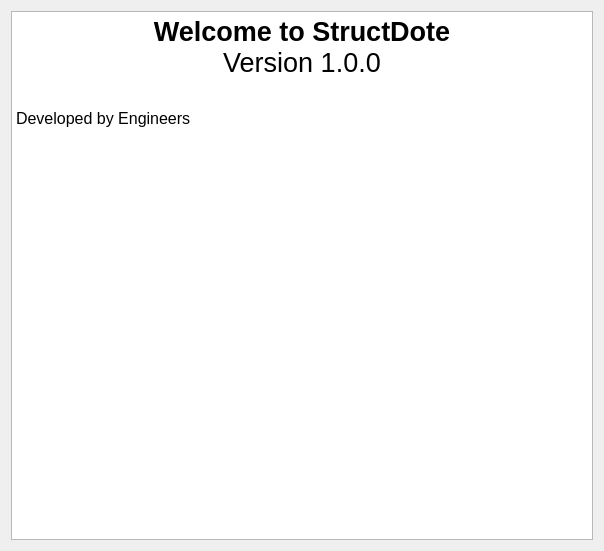
<?xml version="1.0" encoding="UTF-8"?>
<ui version="4.0">
 <class>Form</class>
 <widget class="QWidget" name="Form">
  <property name="geometry">
   <rect>
    <x>0</x>
    <y>0</y>
    <width>604</width>
    <height>551</height>
   </rect>
  </property>
  <property name="windowTitle">
   <string>Form</string>
  </property>
  <layout class="QGridLayout" name="gridLayout">
   <item row="0" column="0">
    <widget class="QTextBrowser" name="textBrowser">
     <property name="html">
      <string>&lt;!DOCTYPE HTML PUBLIC &quot;-//W3C//DTD HTML 4.0//EN&quot; &quot;http://www.w3.org/TR/REC-html40/strict.dtd&quot;&gt;
&lt;html&gt;&lt;head&gt;&lt;meta name=&quot;qrichtext&quot; content=&quot;1&quot; /&gt;&lt;style type=&quot;text/css&quot;&gt;
p, li { white-space: pre-wrap; }
&lt;/style&gt;&lt;/head&gt;&lt;body style=&quot; font-family:'DejaVu Sans'; font-size:12pt; font-weight:400; font-style:normal;&quot;&gt;
&lt;p align=&quot;center&quot; style=&quot; margin-top:0px; margin-bottom:0px; margin-left:0px; margin-right:0px; -qt-block-indent:0; text-indent:0px;&quot;&gt;&lt;span style=&quot; font-size:20pt; font-weight:600;&quot;&gt;Welcome to StructDote&lt;/span&gt;&lt;/p&gt;
&lt;p align=&quot;center&quot; style=&quot; margin-top:0px; margin-bottom:0px; margin-left:0px; margin-right:0px; -qt-block-indent:0; text-indent:0px;&quot;&gt;&lt;span style=&quot; font-size:20pt;&quot;&gt;Version 1.0.0&lt;/span&gt;&lt;/p&gt;
&lt;p style=&quot;-qt-paragraph-type:empty; margin-top:0px; margin-bottom:0px; margin-left:0px; margin-right:0px; -qt-block-indent:0; text-indent:0px; font-size:20pt;&quot;&gt;&lt;br /&gt;&lt;/p&gt;
&lt;p style=&quot; margin-top:0px; margin-bottom:0px; margin-left:0px; margin-right:0px; -qt-block-indent:0; text-indent:0px;&quot;&gt;Developed by Engineers&lt;/p&gt;
&lt;p style=&quot;-qt-paragraph-type:empty; margin-top:0px; margin-bottom:0px; margin-left:0px; margin-right:0px; -qt-block-indent:0; text-indent:0px;&quot;&gt;&lt;br /&gt;&lt;/p&gt;&lt;/body&gt;&lt;/html&gt;</string>
     </property>
    </widget>
   </item>
  </layout>
 </widget>
 <resources/>
 <connections/>
</ui>
